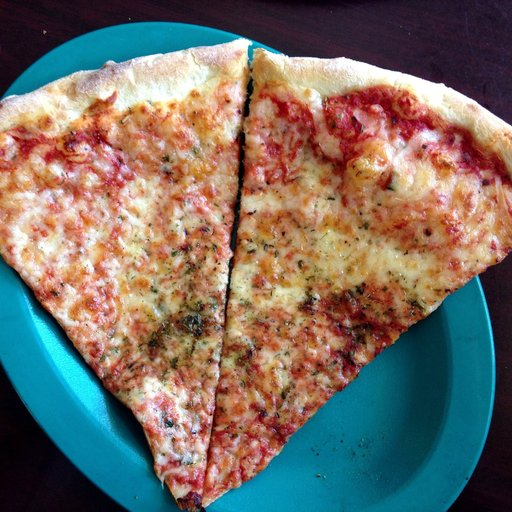
#> input picture P5/images/pizza.jpg, 512 x 512 px
$ jupyter execute --allow-errors P5-Part1_lia.ipynb   (shell and % lines are left out)
#> lines starting #> are read from the running program, lines starting #| are printed output that depends on the picture; long printed decimals are rounded
### P5/LM_filters.py
'''
The Leung-Malik (LM) Filter Bank, implementation in python

T. Leung and J. Malik. Representing and recognizing the visual appearance of
materials using three-dimensional textons. International Journal of Computer
Vision, 43(1):29-44, June 2001.

Reference: http://www.robots.ox.ac.uk/~vgg/research/texclass/filters.html
'''

import numpy as np
import matplotlib.pyplot as plt

def gaussian1d(sigma, mean, x, ord):
    x = np.array(x)
    x_ = x - mean
    var = sigma**2

    # Gaussian Function
    g1 = (1/np.sqrt(2*np.pi*var))*(np.exp((-1*x_*x_)/(2*var)))

    if ord == 0:
        g = g1
        return g
    elif ord == 1:
        g = -g1*((x_)/(var))
        return g
    else:
        g = g1*(((x_*x_) - var)/(var**2))
        return g

def gaussian2d(sup, scales):
    var = scales * scales
    shape = (sup,sup)
    n,m = [(i - 1)/2 for i in shape]
    x,y = np.ogrid[-m:m+1,-n:n+1]
    g = (1/np.sqrt(2*np.pi*var))*np.exp( -(x*x + y*y) / (2*var) )
    return g

def log2d(sup, scales):
    var = scales * scales
    shape = (sup,sup)
    n,m = [(i - 1)/2 for i in shape]
    x,y = np.ogrid[-m:m+1,-n:n+1]
    g = (1/np.sqrt(2*np.pi*var))*np.exp( -(x*x + y*y) / (2*var) )
    h = g*((x*x + y*y) - var)/(var**2)
    return h

def makefilter(scale, phasex, phasey, pts, sup):

    gx = gaussian1d(3*scale, 0, pts[0,...], phasex)
    gy = gaussian1d(scale,   0, pts[1,...], phasey)

    image = gx*gy

    image = np.reshape(image,(sup,sup))
    return image

def makeLMfilters():
    sup     = 49
    scalex  = np.sqrt(2) * np.array([1,2,3])
    norient = 6
    nrotinv = 12

    nbar  = len(scalex)*norient
    nedge = len(scalex)*norient
    nf    = nbar+nedge+nrotinv
    F     = np.zeros([sup,sup,nf])
    hsup  = (sup - 1)/2

    x = [np.arange(-hsup,hsup+1)]
    y = [np.arange(-hsup,hsup+1)]

    [x,y] = np.meshgrid(x,y)

    orgpts = [x.flatten(), y.flatten()]
    orgpts = np.array(orgpts)

    count = 0
    for scale in range(len(scalex)):
        for orient in range(norient):
            angle = (np.pi * orient)/norient
            c = np.cos(angle)
            s = np.sin(angle)
            rotpts = [[c+0,-s+0],[s+0,c+0]]
            rotpts = np.array(rotpts)
            rotpts = np.dot(rotpts,orgpts)
            F[:,:,count] = makefilter(scalex[scale], 0, 1, rotpts, sup)
            F[:,:,count+nedge] = makefilter(scalex[scale], 0, 2, rotpts, sup)
            count = count + 1

    count = nbar+nedge
    scales = np.sqrt(2) * np.array([1,2,3,4])

    for i in range(len(scales)):
        F[:,:,count]   = gaussian2d(sup, scales[i])
        count = count + 1

    for i in range(len(scales)):
        F[:,:,count] = log2d(sup, scales[i])
        count = count + 1

    for i in range(len(scales)):
        F[:,:,count] = log2d(sup, 3*scales[i])
        count = count + 1

    return F

# Call the make filter function
F = makeLMfilters()
print("LM filters imported, the shape of the filter bank is: ", F.shape)

### P5/P5-Part1_lia.ipynb
==============================================================================================
# Practicum 5 - Part 1

==============================================================================================

## Delivery

Up to **1 point out of 10** will be penalized if the following requirements are not fulfilled:

- The questions introduced in the exercises must be answered.

- Implemented code should be commented.

- Add title to the figures to explain what is displayed.

- Comments need to be in **english**.

- The deliverable must be a file named **P5_Student1_Student2.zip** that includes:
    - The notebook P5_Student1_Student2.ipynb completed with the solutions to the exercises and their corresponding comments.

**Deadline: December 6th, 23:00 h**

==============================================================================================
##  Image search using textures
==============================================================================================

#### Problem we want to solve
- Given a query image **$x$** and a set of images **$X$** we would like to retreive the most similar to **$x$** images from  **$X$**.

The exercises of this notebook will show how we can perform image similarity search using:

- Gaussian filters
- Descriptors based on texture
- Distance between images and similarity search

### Imports

[cell 1]

import time
import scipy
import numpy as np
import skimage
from skimage import filters
from skimage.io import imread
from skimage.color import rgb2gray, rgba2rgb
from skimage.transform import resize

import os
import matplotlib.pyplot as plt
import warnings
warnings.filterwarnings('ignore')

# added imports
from skimage import io
from scipy.ndimage import convolve

[cell 2]
# [8 lines left out: function show_img, not called in this run]

[cell 3]
def plot_images_line(images,titles):
    """
    function that shows the images on the same canvas with their corresponding titles
        images: list of images we want to plot together
        titles: list of corresponding titles of the images
    """
    canvas, axs = plt.subplots(nrows=1, ncols=len(images), figsize=(20,20))

    for index,image in enumerate(images):
        ax = axs[index]
        ax.imshow(image, cmap='gray')
        ax.axis('off')
        ax.set_title(titles[index])

[cell 4]
# [28 lines left out: function plot_images, not called in this run]

[cell 5]
# [10 lines left out: function plot_detail, not called in this run]

[cell 6]
# [7 lines left out: function plot_details, not called in this run]

# 1 Derivative of Gaussians aka Leung-Malik (LM) Filter Bank
We can apply a collection of multiple filters that we call a filter bank. Note that if we apply $D$ filters our feature vectors will be $D$ dimensional.

The following image shows a filter bank. In the filter bank we typically want filters to capture a combination of scales, orientations of different types of patterns. This particular filter bank is The Derivative-of-Gaussians or as known as Leung-Malik (LM) Filter Bank.

We import Leung-Malik filters as follows:

[cell 7]
import LM_filters
filter_bank = LM_filters.makeLMfilters()

### Plotting all filters

Plot the created filters as images similar to the figure above.

[cell 8]
# Make plots appear and store within the notebook

# First order derivative Gaussian Filter -> 18 filters
# Second order derivative Gaussian Filter -> 18 filters
# Gaussian and Laplacian Filter -> 12 filters
def plot_all_filters():
    k = 0
    fig, ax = plt.subplots(ncols=12, nrows=4, figsize=(13,5))
    for i in range(4):
        for j in range(12):
            ax[i,j].imshow(filter_bank[:,:,k], cmap = 'gray')
            ax[i,j].axis("off")
            k = k + 1
plot_all_filters()

What are the different filters? Which is the size of the filters? How many filters there are?

[cell 9]
filter_bank.shape

[cell 10]
def first_order_derivative_Gaussian():
    print('First_order_derivative_Gaussian Filter')
    for i in range(0,18):
        plt.subplot(3,6,i+1)
        plt.axis('off')
        plt.imshow(filter_bank[:,:,i], cmap = 'gray')

def second_order_derivative_Gaussian():
    print('Second_order_derivative_Gaussian Filter')
    for i in range(0,18):
        plt.subplot(3,6,i+1)
        plt.axis('off')
        plt.imshow(filter_bank[:,:,i+18], cmap = 'gray')


def gaussian_and_laplacian():
    print('Gaussian_and_Laplacian Filter')
    for i in range(0,12):
        plt.subplot(4,4,i+1)
        plt.axis('off')
        plt.imshow(filter_bank[:,:,i+36], cmap = 'gray')

[cell 11]
first_order_derivative_Gaussian()

[cell 12]
second_order_derivative_Gaussian()

[cell 13]
gaussian_and_laplacian()

>> They are respectively the first order derivative Gaussian Filter, as we can see, we have 18 filters of it;  the second derivative Gaussian filter and we also have 18 filters, then the Gaussian and Laplacian filter, we have 12 filters from this bank.

## 1. Extracting a feature vector for an image

**1.1** Read the image ``/images/pizza.jpg``, and resize it to 240𝑥240 pixels. Then, convert the image to grayscale and visualize both, the RGB and the grayscale images.

[cell 14]
# Load image
pizza = imread('images/pizza.jpg')
#> pizza is the input picture: shape (512, 512, 3); mean R, G, B 118.5, 110.4, 101.9
pizza = resize(pizza,(240,240))
#> pizza: shape (240, 240, 3) float64
pizza_gray = rgb2gray(pizza)
plot_images_line([pizza,pizza_gray],['pizza RGB','pizza grayscale'])
#> the loop in plot_images_line, `for index,image in enumerate(images):` made 2 passes
# plot_details([pizza,pizza_gray],['pizza RGB','pizza grayscale'])

**1.2** Given $D=n\_{filters}$ filters from the filter bank and a single image `image`, make a function `get_image_features(image, filter_bank, n_filters)` that returns a feature vector of shape `n_filters`. The returned vector must contain at position $k$ the mean of the absolute value of the convolved image by filter $k$.

$$
\text{feat}(x) = \left( \text{mean}( |r_1|), \dots,\text{mean}(|r_D|) \right)
$$

Try the function with the previous image and print the feature vector.

**Hint**: The function should return a feature vector obtained by averaging each filter response on the image. Use a small number of filters to try your functions

[cell 15]
def get_image_features(image,filter_bank,n_filters):
    """
    function that returns a feature vector of shape n_filters
        image: image we want to manipulate
        filter_bank: the bank of filters we have
        n_filters: number of filters
    returns:
        feacture_vector[n_filters] where each element of the vector will be the mean of the absolute value of the convolved image by filter  𝑘
    """
#> called with filter_bank = array of shape (49, 49, 48), n_filters = 5
    feature_vector = []
    for k in range(n_filters):
        # convolved image
        convolved = convolve(image,filter_bank[:,:,k],mode = 'reflect')
        # mean of abs(convolved)
        mean = np.mean(abs(convolved))
        feature_vector.append(mean)
#> this loop made 5 passes
#> mean on passes 1 to 5: 0.016, 0.0145, 0.0143, 0.0159, 0.0173
#> pass 1, in get_image_features, `convolved = convolve(image,filter_bank[:,:,k],mode = 'reflect')`:
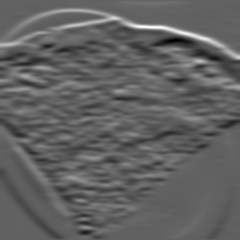
#> convolved: shape (240, 240) float64; min -0.129, max 0.208, mean 0.00071; drawn with min black and max white
#> after the loop, feature_vector = [0.016, 0.0145, 0.0143, 0.0159, 0.0173]

    return feature_vector

[cell 16]
## Try the function
n_filters = 5
im_features = get_image_features(pizza_gray, filter_bank, n_filters)
#> im_features = [0.016, 0.0145, 0.0143, 0.0159, 0.0173]
assert len(im_features) == 5, "im_features must have len of 5"

[cell 17]
im_features
#> Out = [0.016, 0.0145, 0.0143, 0.0159, 0.0173]

**1.3** (Optional) Try ``extract_features()`` using a different number of filters and other images (for instance ``/images/dog.jpg`` or ``/images/flower.jpg``)

[cell 18]
def extract_features():
    # Load images and preprocess the images
    dog = imread('images/dog.jpg')
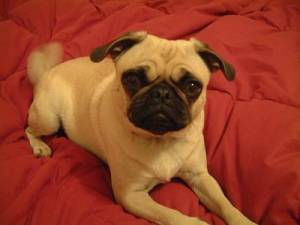
#> input picture P5/images/dog.jpg, 300 x 225 px
#> dog is the input picture: shape (225, 300, 3); mean R, G, B 153.4, 65.9, 40.1
    flower = imread('images/flower.jpg')
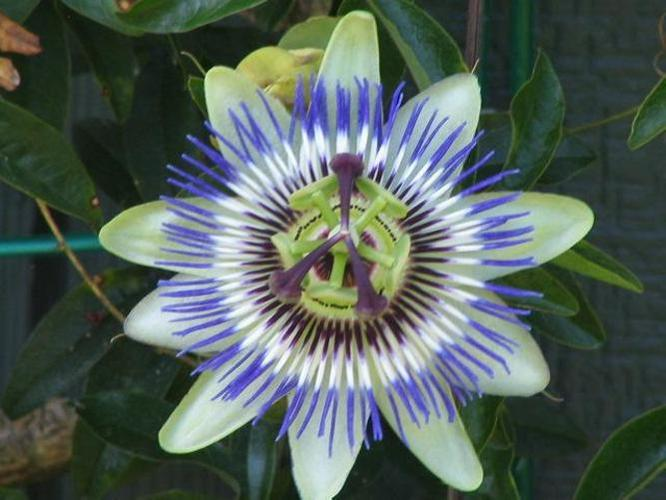
#> input picture P5/images/flower.jpg, 666 x 500 px
#> flower is the input picture: shape (500, 666, 3); mean R, G, B 83.2, 96.7, 90

    dog = resize(dog,(240,240))
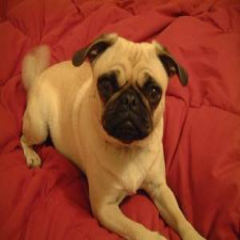
#> dog: shape (240, 240, 3) float64; mean R, G, B 0.601, 0.258, 0.157
    flower = resize(flower,(240,240))
#> flower: shape (240, 240, 3) float64

    dog_gray = rgb2gray(dog)
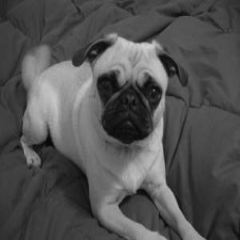
#> dog_gray: shape (240, 240) float64; min 0.0268, max 0.836, mean 0.324
    flower_gray = rgb2gray(flower)
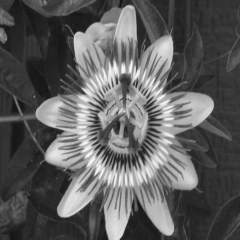
#> flower_gray: shape (240, 240) float64; min 0.0757, max 0.976, mean 0.366

    images = [dog_gray,flower_gray]
    titles = ['Dog grayscale','Flower grayscale']
    n_filters = [6,10]
    im_features = []
    # use different number of filters for other images
    for i in range(len(images)):
        im_features = get_image_features(images[i], filter_bank, n_filters[i])
        print('features of ' + titles[i] + ' image with ' + str(n_filters[i]) + ' number of filters: ')
        print(im_features)
        print()
#> this loop made 2 passes
#> im_features on pass 1: [0.00677, 0.00667, 0.00774, 0.00898, 0.00878, 0.00779]
#| features of Dog grayscale image with 6 number of filters:
#| [0.006772, 0.006668, 0.007743, 0.008978, 0.008777, 0.007786]
#| features of Flower grayscale image with 10 number of filters:
#| [0.01124, 0.01213, 0.0138, 0.01439, 0.01319, 0.01184, 0.007545, 0.008301, 0.009323, 0.009736]

[cell 19]
extract_features()

### Visualizing features

**1.3** Make a function `visualize_features(im,  filter_bank, n_filters=5)` that recieves the `filter_bank`, an image `im` and an integer `n_filters`.

The function  must make a plot of two rows containing in the first row, in position $k$, the image convolved by filter $k$. In the second row, in position $k$, the image of the k'th filter. The result for `n_filter=5` should look like

**Hint**: Note that since at this moment we are focusing on the texture, we will not use the color of the images.

[cell 20]
def visualize_features(im,  filter_bank, n_filters=5):
    """
    function that plots 2 rows, which the first one the convolved images, and the second row
    the corresponding filter from bank filter
        im: image we want to visualize its features
        filter bank: the bank of filters we have
        n_filters: number of filters we want to use
    """
#> called with filter_bank = array of shape (49, 49, 48), n_filters = 5

    fig, ax = plt.subplots(ncols=n_filters, nrows=2, figsize=(16,7))
    for i in range(2):
        for j in range(n_filters):
            convolved = convolve(im,filter_bank[:,:,j],mode = 'reflect')
            # print convolved images in the first row
            if i == 0:
                ax[i,j].imshow(abs(convolved), cmap = 'gray')
            # print filters in the second row
            elif i == 1:
                ax[i,j].imshow(filter_bank[:,:,j], cmap = 'gray')
            ax[i,j].axis("off")
    return

[cell 21]
## Try the function
visualize_features(pizza_gray, filter_bank)

**1.4** (Optional) Try ``visualize_filters()`` using a different number of filters and using another image (for instance ``/images/dog.jpg`` or ``/images/flower.jpg``)

[cell 22]
def visualize_filters():
    # Load images and preprocess the images
    dog = imread('images/dog.jpg')
    flower = imread('images/flower.jpg')

    dog = resize(dog,(240,240))
    flower = resize(flower,(240,240))

    dog_gray = rgb2gray(dog)
    flower_gray = rgb2gray(flower)

    images = [dog_gray,flower_gray]
    titles = ['Dog grayscale','Flower grayscale']
    n_filters = [6,8]

    for i in range(len(images)):
        visualize_features(images[i], filter_bank,n_filters[i])
        print()
#> this loop made 2 passes
    return

[cell 23]
visualize_filters()
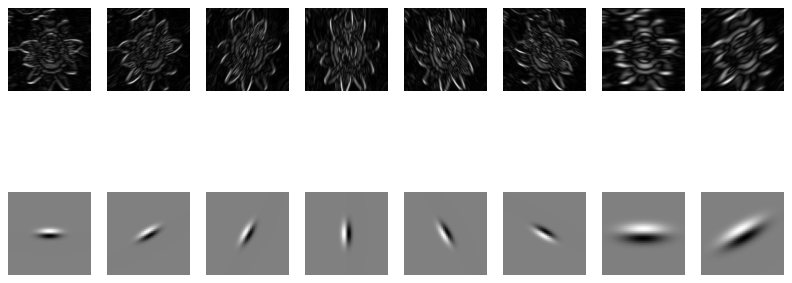
#> figure drawn by matplotlib, 16 panels

## 2 Load & resize the dataset

**2.1** Read all the images in the directories, resize them to 240x240 pixels and save the image in an array:

<ul>
    <li>./images/pizza/</li>
    <li>./images/flowers/</li>
    <li>./images/pets/</li>
</ul>

**Hint:** You have to create an array for each directory, which containts all the images belonging to that path.

[cell 24]
directory_pizza= './images/pizza/'
directory_flowers = './images/flowers/'
directory_pets = './images/pets/'

"""
for filename in os.listdir(directory_pizza):
    img = imread(os.path.join(directory_pizza,filename))
    if img is not None:
        pizza_images.append(img)
"""
# or we can do it with list comprehensions
pizza_images = [imread(os.path.join(directory_pizza,filename)) for filename in os.listdir(directory_pizza)]
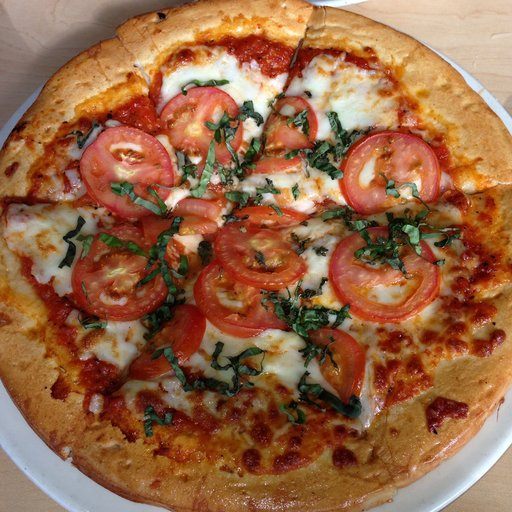
#> input picture P5/images/pizza/3678290.jpg, 512 x 512 px
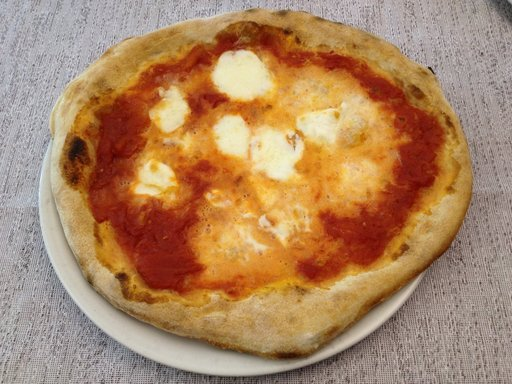
#> input picture P5/images/pizza/3699992.jpg, 512 x 384 px
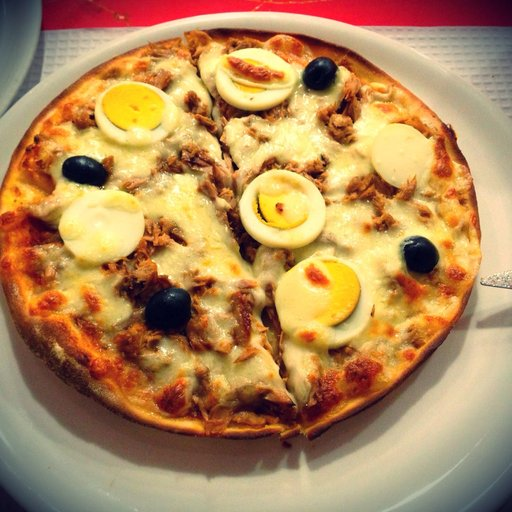
#> input picture P5/images/pizza/3703769.jpg, 512 x 512 px
#> (the rest of this cell did not finish here and is left out)

Visualize one image (the first) from each array. Use ``subplot`` to create a 3x1figure.

[cell 25]
def visualize_first_image():
    first_pizza = pizza_images[0]
#> first_pizza is the input picture: shape (512, 512, 3); mean R, G, B 151.3, 103, 70.3
